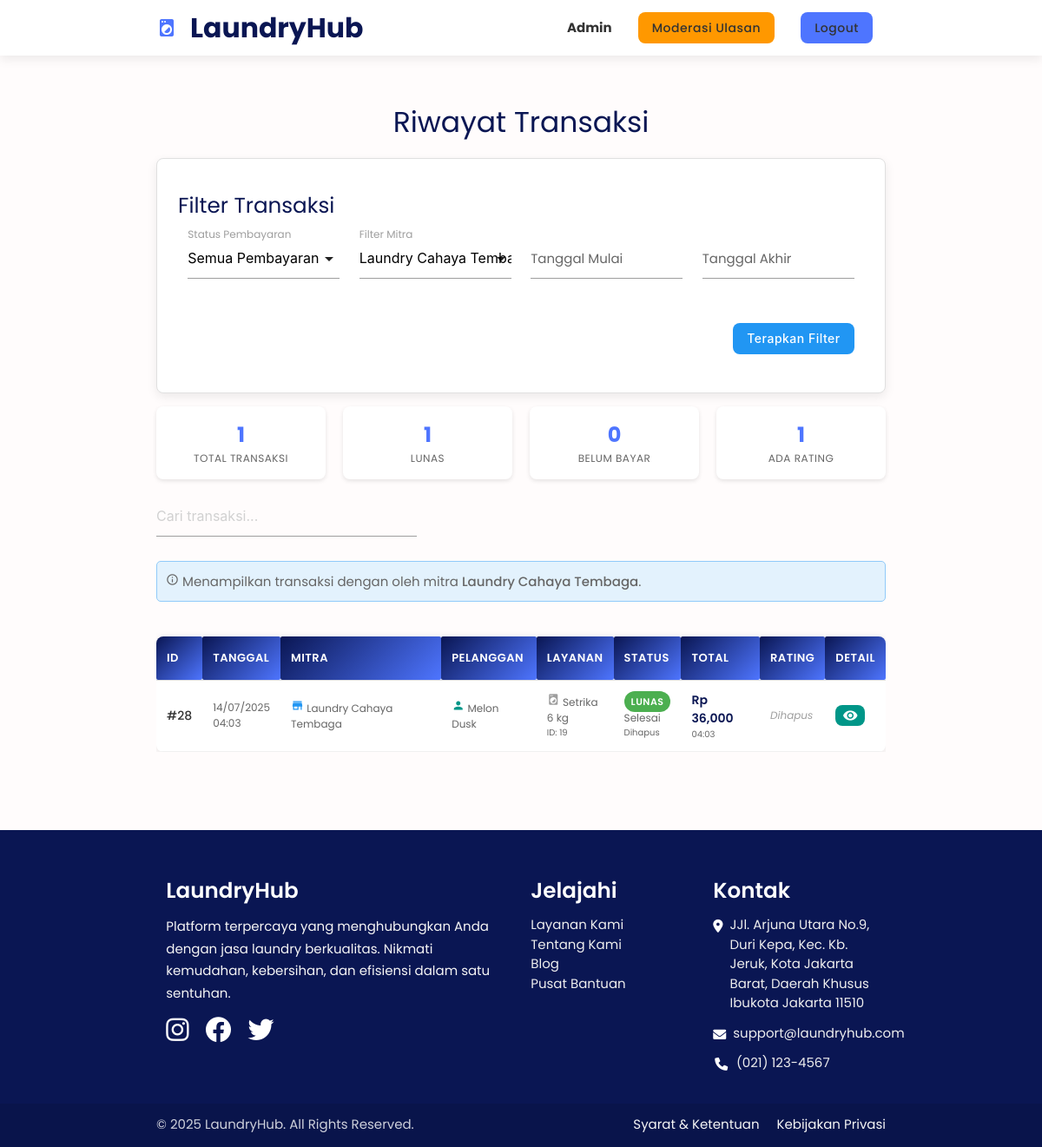
The app's page /transaksi.php?mitra_id=23 (signed in) with its own data.
### tables this page shows
CREATE TABLE `mitra` (
  `id_mitra` int(11) NOT NULL,
  `nama_laundry` varchar(50) DEFAULT NULL,
  `nama_pemilik` varchar(50) DEFAULT NULL,
  `telp` varchar(15) DEFAULT NULL,
  `email` varchar(50) DEFAULT NULL,
  `alamat` varchar(255) DEFAULT NULL,
  `latitude` decimal(10,8) DEFAULT NULL,
  `longitude` decimal(11,8) DEFAULT NULL,
  `foto` text NOT NULL,
  `password` varchar(255) DEFAULT NULL
);

CREATE TABLE `transaksi` (
  `id_transaksi` int(11) NOT NULL,
  `id_pesanan` int(11) NOT NULL,
  `id_mitra` int(11) NOT NULL,
  `id_pelanggan` int(11) NOT NULL,
  `tgl_transaksi` datetime DEFAULT NULL,
  `total_bayar` int(11) DEFAULT NULL,
  `status_pembayaran` enum('Belum Bayar','Lunas','Gagal') NOT NULL DEFAULT 'Belum Bayar',
  `payment_gateway_id` varchar(255) DEFAULT NULL,
  `rating` int(11) DEFAULT NULL,
  `komentar` text NOT NULL,
  `status_ulasan` enum('Aktif','Dihapus') NOT NULL DEFAULT 'Aktif'
);

CREATE TABLE `pelanggan` (
  `id_pelanggan` int(11) NOT NULL,
  `nama` varchar(50) DEFAULT NULL,
  `email` varchar(50) DEFAULT NULL,
  `telp` varchar(15) DEFAULT NULL,
  `alamat` varchar(255) DEFAULT NULL,
  `latitude` decimal(10,8) DEFAULT NULL,
  `longitude` decimal(11,8) DEFAULT NULL,
  `foto` text NOT NULL,
  `password` varchar(255) DEFAULT NULL
);

CREATE TABLE `pesanan` (
  `id_pesanan` int(11) NOT NULL,
  `id_mitra` int(11) NOT NULL,
  `id_pelanggan` int(11) DEFAULT NULL,
  `tgl_mulai` datetime NOT NULL,
  `tgl_selesai` datetime DEFAULT NULL,
  `jenis` varchar(20) DEFAULT NULL,
  `total_item` int(11) DEFAULT NULL,
  `estimasi_berat` double DEFAULT NULL,
  `berat` double DEFAULT NULL,
  `harga_estimasi` int(11) DEFAULT NULL,
  `harga_final` int(11) DEFAULT NULL,
  `alamat_antar_jemput` varchar(255) NOT NULL,
  `catatan` text NOT NULL,
  `status_pesanan` varchar(30) DEFAULT NULL
);

### transaksi.php (the view, shortened to what this page needs)
<?php
include 'connect-db.php';
$login_type = '';
if (isset($_SESSION["login-pelanggan"])) {
    $login_type = "Pelanggan";
    $user_id = $_SESSION["pelanggan"];
} elseif (isset($_SESSION["login-mitra"])) {
    $login_type = "Mitra";
    $user_id = $_SESSION["mitra"];
} elseif (isset($_SESSION["login-admin"])) {
    $login_type = "Admin";
} else {
    cekBelumLogin();
}
$where_clauses = [];
$status_filters = [];
$base_query = "SELECT t.*, p.jenis, p.berat, p.status_pesanan, m.id_mitra as mitra_id_db, m.nama_laundry, pl.nama as nama_pelanggan
               FROM transaksi t
               JOIN pesanan p ON t.id_pesanan = p.id_pesanan
               JOIN mitra m ON t.id_mitra = m.id_mitra
               JOIN pelanggan pl ON t.id_pelanggan = pl.id_pelanggan";
$filter_mitra_id = isset($_GET['mitra_id']) ? intval($_GET['mitra_id']) : 0;
$start_date = isset($_GET['start_date']) ? $_GET['start_date'] : '';
$end_date = isset($_GET['end_date']) ? $_GET['end_date'] : '';
if ($filter_mitra_id > 0) {
    $mitra_filtered_data = mysqli_fetch_assoc(mysqli_query($connect, "SELECT nama_laundry FROM mitra WHERE id_mitra = $filter_mitra_id"));
    if ($mitra_filtered_data) {
        $where_clauses[] = "t.id_mitra = $filter_mitra_id";
        $status_filters[] = "oleh mitra <strong>" . htmlspecialchars($mitra_filtered_data['nama_laundry']) . "</strong>";
    }
}
$query_str = $base_query;
if (!empty($where_clauses)) {
    $query_str .= " WHERE " . implode(' AND ', $where_clauses);
}
$query_str .= " ORDER BY t.tgl_transaksi DESC";
$query = mysqli_query($connect, $query_str);
?>
<!DOCTYPE html>
<html lang="en">
<head>
    <link rel="stylesheet" href="css/rating.css">
</head>
<body>
<?php include 'header.php'; ?>
<main class="main-content">
    <div class="container">
        <h3 class="header col s12 light center">Riwayat Transaksi</h3>
        <div class="card-panel">
            <h5 class="header light">Filter Transaksi</h5>
            <form id="filter-form" action="" method="GET">
                <div class="row">
                    <div class="input-field col s12 m3">
                        <label>Status Pembayaran</label>
                    </div>
                    <?php if ($login_type == "Admin") : ?>
                    <div class="input-field col s12 m3">
                        <label>Filter Mitra</label>
                    </div>
                    <div class="input-field col s12 m3">
                        <input type="text" name="start_date" class="datepicker" value="<?= $start_date ?>">
                        <label class="active">Tanggal Mulai</label>
                    </div>
                    <div class="input-field col s12 m3">
                        <input type="text" name="end_date" class="datepicker" value="<?= $end_date ?>">
                        <label class="active">Tanggal Akhir</label>
                    </div>
                    <?php endif; ?>
                </div>
                <div class="row">
                    <div class="col s12 right-align">
                        <button type="submit" class="btn blue waves-effect">Terapkan Filter</button>
                    </div>
                </div>
            </form>
        </div>
        <?php if ($login_type == "Admin") : ?>
            <?php
            $total_transaksi = mysqli_num_rows($query);
            $stat_lunas_query = "SELECT COUNT(*) as total FROM transaksi t
                                JOIN pesanan p ON t.id_pesanan = p.id_pesanan
                                JOIN mitra m ON t.id_mitra = m.id_mitra
                                JOIN pelanggan pl ON t.id_pelanggan = pl.id_pelanggan";
            $stat_lunas_where = [];
            if (!empty($where_clauses)) {
                $stat_lunas_where = $where_clauses;
            }
            $stat_lunas_where[] = "t.status_pembayaran = 'Lunas'";
            $stat_lunas_query .= " WHERE " . implode(' AND ', $stat_lunas_where);
            $query_lunas = mysqli_query($connect, $stat_lunas_query);
            $total_lunas = mysqli_fetch_assoc($query_lunas)['total'] ?? 0;
            $stat_belum_bayar_query = "SELECT COUNT(*) as total FROM transaksi t
                                      JOIN pesanan p ON t.id_pesanan = p.id_pesanan
                                      JOIN mitra m ON t.id_mitra = m.id_mitra
                                      JOIN pelanggan pl ON t.id_pelanggan = pl.id_pelanggan";
            $stat_belum_bayar_where = [];
            if (!empty($where_clauses)) {
                $stat_belum_bayar_where = $where_clauses;
            }
            $stat_belum_bayar_where[] = "t.status_pembayaran = 'Belum Bayar'";
            $stat_belum_bayar_query .= " WHERE " . implode(' AND ', $stat_belum_bayar_where);
            $query_belum_bayar = mysqli_query($connect, $stat_belum_bayar_query);
            $total_belum_bayar = mysqli_fetch_assoc($query_belum_bayar)['total'] ?? 0;
            $stat_rating_query = "SELECT COUNT(*) as total FROM transaksi t
                                 JOIN pesanan p ON t.id_pesanan = p.id_pesanan
                                 JOIN mitra m ON t.id_mitra = m.id_mitra
                                 JOIN pelanggan pl ON t.id_pelanggan = pl.id_pelanggan";
            $stat_rating_where = [];
            if (!empty($where_clauses)) {
                $stat_rating_where = $where_clauses;
            }
            $stat_rating_where[] = "t.rating IS NOT NULL";
            $stat_rating_query .= " WHERE " . implode(' AND ', $stat_rating_where);
            $query_rating = mysqli_query($connect, $stat_rating_query);
            $total_rating = mysqli_fetch_assoc($query_rating)['total'] ?? 0;
            ?>
            <div class="admin-stats">
                <div class="stat-card">
                    <div class="stat-number"><?= $total_transaksi ?></div>
                    <div class="stat-label">Total Transaksi</div>
                </div>
                <div class="stat-card">
                    <div class="stat-number"><?= $total_lunas ?></div>
                    <div class="stat-label">Lunas</div>
                </div>
                <div class="stat-card">
                    <div class="stat-number"><?= $total_belum_bayar ?></div>
                    <div class="stat-label">Belum Bayar</div>
                </div>
                <div class="stat-card">
                    <div class="stat-number"><?= $total_rating ?></div>
                    <div class="stat-label">Ada Rating</div>
                </div>
            </div>
            <div class="search-box">
                <input type="text" id="searchTable" placeholder="Cari transaksi..." onkeyup="searchTable()">
            </div>
        <?php endif; ?>
        <div class="filter-status">
            <p style="margin:0;"><i class="material-icons tiny">info_outline</i>
                <?php
                if (empty($status_filters)) { echo "Menampilkan <strong>semua</strong> transaksi."; }
                else { echo "Menampilkan transaksi dengan " . implode(', ', $status_filters) . "."; }
                ?>
            </p>
        </div>
        <?php
        if (mysqli_num_rows($query) > 0) :
            if ($login_type == "Admin") : ?>
                <div class="responsive-table-wrapper">
                    <div class="admin-table-container">
                        <table class="admin-table">
                            <thead>
                                <tr>
                                    <th>ID</th>
                                    <th>Tanggal</th>
                                    <th>Mitra</th>
                                    <th>Pelanggan</th>
                                    <th>Layanan</th>
                                    <th>Status</th>
                                    <th>Total</th>
                                    <th>Rating</th>
                                    <th>Detail</th>
                                </tr>
                            </thead>
                            <tbody>
                                <?php while ($transaksi = mysqli_fetch_assoc($query)) :
                                    $rating_from_db = (float)$transaksi['rating'];
                                    $display_stars = round($rating_from_db / 2);
                                    $display_stars = max(1, min(5, $display_stars));
                                    $status_class = 'status-belum-bayar';
                                    if ($transaksi['status_pembayaran'] == 'Lunas') $status_class = 'status-lunas';
                                ?>
                                <tr>
                                    <td>
                                        <strong>#<?= $transaksi['id_transaksi'] ?></strong>
                                    </td>
                                    <td>
                                        <div class="compact-text">
                                            <?= date('d/m/Y', strtotime($transaksi['tgl_transaksi'])) ?>
                                        </div>
                                        <div class="compact-text">
                                            <?= date('H:i', strtotime($transaksi['tgl_transaksi'])) ?>
                                        </div>
                                    </td>
                                    <td>
                                        <div class="compact-text">
                                            <i class="material-icons tiny blue-text">store</i>
                                            <?= htmlspecialchars($transaksi['nama_laundry']) ?>
                                        </div>
                                    </td>
                                    <td>
                                        <div class="compact-text">
                                            <i class="material-icons tiny teal-text">person</i>
                                            <?= htmlspecialchars($transaksi['nama_pelanggan']) ?>
                                        </div>
                                    </td>
                                    <td>
                                        <div class="compact-text">
                                            <i class="material-icons tiny grey-text">local_laundry_service</i>
                                            <?= ucfirst(htmlspecialchars($transaksi['jenis'])) ?>
                                        </div>
                                        <div class="compact-text">
                                            <?= $transaksi['berat'] ?: 'N/A' ?> kg
                                        </div>
                                        <div class="compact-text" style="font-size: 10px; color: #666;">
                                            ID: <?= $transaksi['id_pesanan'] ?>
                                        </div>
                                    </td>
                                    <td>
                                        <div>
                                            <span class="status-badge <?= $status_class ?>">
                                                <?= $transaksi['status_pembayaran'] ?>
                                            </span>
                                        </div>
                                        <div class="compact-text">
                                            <?= htmlspecialchars($transaksi['status_pesanan']) ?>
                                        </div>
                                        <div class="compact-text" style="font-size: 10px; color: #666;">
                                            <?= $transaksi['status_ulasan'] ?? 'Aktif' ?>
                                        </div>
                                    </td>
                                    <td>
                                        <div class="amount-display">
                                            Rp <?= number_format($transaksi['total_bayar']) ?>
                                        </div>
                                        <div class="compact-text" style="font-size: 10px; color: #666;">
                                            <?= date('H:i', strtotime($transaksi['tgl_transaksi'])) ?>
                                        </div>
                                    </td>
                                    <td>
                                        <?php if ($transaksi['rating'] != NULL && $transaksi['status_ulasan'] != 'Dihapus'): ?>
                                            <div class="rating-display">
                                                <?= str_repeat('★', $display_stars) . str_repeat('☆', 5 - $display_stars) ?>
                                            </div>
                                            <div class="compact-text">
                                                (<?= number_format($rating_from_db / 2, 1) ?>/5.0)
                                            </div>
                                        <?php elseif ($transaksi['status_ulasan'] == 'Dihapus'): ?>
                                            <div class="compact-text" style="color: #9e9e9e; font-style: italic;">
                                                Dihapus
                                            </div>
                                        <?php else: ?>
                                            <div class="compact-text" style="font-style: italic;">
                                                -
                                            </div>
                                        <?php endif; ?>
                                    </td>
                                    <td>
                                        <div class="table-actions">
                                            <a class="btn-small waves-effect waves-light teal modal-trigger"
                                               href="#modal-transaksi-<?= $transaksi['id_transaksi'] ?>"
                                               title="Lihat Detail Transaksi">
                                                <i class="material-icons tiny">visibility</i>
                                            </a>
                                        </div>
                                    </td>
                                </tr>
                                <?php endwhile; ?>
                            </tbody>
                        </table>
                    </div>
                </div>
            <?php endif; ?>
        <?php else :
            echo "<p class='center' style='margin-top:20px;'>Tidak ada transaksi yang ditemukan.</p>";
        endif; ?>
    </div>
</main>
<?php include "footer.php"; ?>
</body>
</html>

### records on screen
mitra: nama_laundry "Laundry Cahaya Tembaga"
transaksi: id_transaksi "28", tgl_transaksi "14/07/2025", tgl_transaksi "04:03", id_mitra.nama_laundry "Laundry Cahaya Tembaga", id_pelanggan.nama "Melon Dusk", id_pesanan.jenis "Setrika", id_pesanan.berat "6", id_pesanan "19", status_pembayaran "LUNAS", id_pesanan.status_pesanan "Selesai", status_ulasan "Dihapus", total_bayar "36,000", rating "Dihapus"

### other values on screen
$total_transaksi "1"
$total_lunas "1"
$total_belum_bayar "0"
$total_rating "1"
